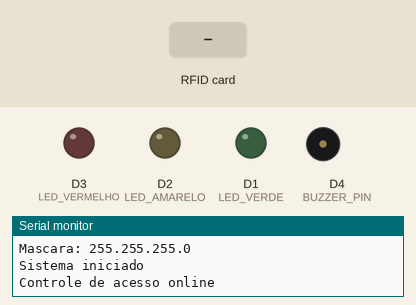
A sketch run on a simulated ESP8266 (NodeMCU). Shown: output pins drawn as LEDs (lit = HIGH), buzzer (waves = sounding, pin HIGH), the last lines printed to the serial monitor. The inputs (shaded band) are chosen by the test bench. WiFi joins after 1.5 s; servers stay silent unless stated; uploads are accepted with an empty reply.

Above: at 2.8 s.
2.9 s: RFID card 5E 7A 19 C4 held to the reader
At 3.7 s:
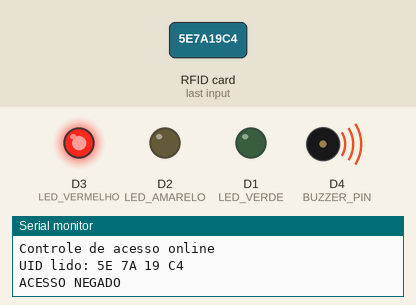
Timing chart, 0 to 5.9 s (numbered marks = the images above; inputs shaded):
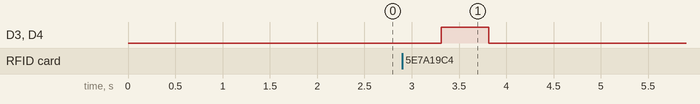

The sketch:

pirralho.ino
```cpp
#include <SPI.h>
#include <MFRC522.h>
#include <ESP8266WiFi.h>
#include <ESP8266HTTPClient.h>
#include <ArduinoJson.h>

const char* ssid = "roteador";
const char* password = "umabatata";

String servidor = "http://150.162.146.14:5000";

#define SS_PIN       D8
#define RST_PIN      D0
#define BUZZER_PIN   D4

// cuidado que o buzzer xia pra kct assim

#define LED_VERDE D1
#define LED_AMARELO D2
#define LED_VERMELHO D3

MFRC522 rfid(SS_PIN, RST_PIN);

// buzzer
  void BuzzerSucesso() {
    digitalWrite(LED_VERDE, HIGH);
    for (int i = 0; i < 2; i++) {
      digitalWrite(BUZZER_PIN, HIGH);
      delay(100);
      digitalWrite(BUZZER_PIN, LOW);
      delay(100);
    }
    digitalWrite(LED_VERDE, LOW);
  }

  void BuzzerNegado() {
    digitalWrite(LED_VERMELHO, HIGH);
    digitalWrite(BUZZER_PIN, HIGH);
    delay(500);
    digitalWrite(BUZZER_PIN, LOW);
    digitalWrite(LED_VERMELHO, LOW);
  }

  void BuzzerTrocaModo() {
    digitalWrite(D2, !digitalRead(D2));
    digitalWrite(BUZZER_PIN, HIGH);
    delay(200);
    digitalWrite(BUZZER_PIN, LOW);
  }


  void BuzzerCadastro() {
    digitalWrite(LED_VERDE, HIGH);
    for (int i = 0; i < 3; i++) {
      digitalWrite(BUZZER_PIN, HIGH);
      delay(80);
      digitalWrite(BUZZER_PIN, LOW);
      delay(80);
    }
    digitalWrite(LED_VERDE, LOW);
  }


// leitor

  bool isAuthorized(byte *uid) {
    WiFiClient client;
    HTTPClient http;
    String body;
    String uidTexto = "";
    JsonDocument jsonEnvio;
    JsonDocument jsonResposta;
    String resposta;

    for (int i = 0; i < 4; i++) {
      if (uid[i] < 16) {
        uidTexto += "0";
      }

      uidTexto += String(uid[i], HEX);
    }

    jsonEnvio["uid"] = uidTexto;
    serializeJson(jsonEnvio, body);

    http.begin(client, servidor + "/check");
    http.addHeader("Content-Type", "application/json");

    int codigo = http.POST(body);

    if (codigo <= 0) {
      http.end();
      return false;
    }

    resposta = http.getString();
    http.end();
    Serial.println(resposta);
    deserializeJson(jsonResposta, resposta);

    return jsonResposta["authorized"];
  }

  void registerCard(byte *uid) {
    WiFiClient client;
    HTTPClient http;
    String body;
    String uidTexto = "";
    String resposta;

    JsonDocument jsonEnvio;
    JsonDocument jsonResposta;

    for (int i = 0; i < 4; i++) {
      if (uid[i] < 16) {
        uidTexto += "0";
      }

      uidTexto += String(uid[i], HEX);
    }

    jsonEnvio["uid"] = uidTexto;
    serializeJson(jsonEnvio, body);

    http.begin(client, servidor + "/register");
    http.addHeader("Content-Type", "application/json");

    int codigo = http.POST(body);

    if (codigo <= 0) {
      http.end();
      Serial.println("Erro na requisição.");
      return;
    }

    resposta = http.getString();
    http.end();

    deserializeJson(jsonResposta, resposta);

    if (jsonResposta["status"] == "already_exists") {
      Serial.println("Cartão já cadastrado.");
      return;
    }

    if (jsonResposta["status"] == "ok") {
      Serial.println("Cartão cadastrado com sucesso.");
      BuzzerCadastro();
    }
  }

void printUID(byte *uid, byte size) {
    for (byte i = 0; i < size; i++) {
      Serial.print(uid[i] < 0x10 ? " 0" : " ");
      Serial.print(uid[i], HEX);
    }
    Serial.println();
}

bool getRegisterMode() {
  WiFiClient client;
  HTTPClient http;
  http.begin(client, servidor + "/cadastro/status");
  int codigo = http.GET();
  if (codigo <= 0) {
    http.end();
    return false;
  }
  String resposta = http.getString();
  http.end();

  JsonDocument jsonResposta;
  deserializeJson(jsonResposta, resposta);
  return jsonResposta["cadastro_ativo"] | false;
}

void setup() {
  Serial.begin(115200);

  // Dica de estabilidade para ESP8266
  WiFi.mode(WIFI_STA);
  WiFi.disconnect();
  delay(100);

  Serial.println();
  Serial.print("Conectando-se à rede: ");
  Serial.println(ssid);

  WiFi.begin(ssid, password);

  while (WiFi.status() != WL_CONNECTED) {
    delay(500);
    Serial.print(".");
  }

  Serial.println();
  Serial.print("IP do ESP: ");
  Serial.println(WiFi.localIP());

  Serial.print("Gateway: ");
  Serial.println(WiFi.gatewayIP());

  Serial.print("Mascara: ");
  Serial.println(WiFi.subnetMask());

  pinMode(LED_VERMELHO, OUTPUT);
  digitalWrite(LED_VERMELHO, LOW);

  pinMode(LED_AMARELO, OUTPUT);
  digitalWrite(LED_AMARELO, LOW);

  pinMode(LED_VERDE, OUTPUT);
  digitalWrite(LED_VERDE, LOW);

  SPI.begin();
  rfid.PCD_Init();

  pinMode(BUZZER_PIN, OUTPUT);
  digitalWrite(BUZZER_PIN, LOW);

  Serial.println("Sistema iniciado");
  Serial.println("Controle de acesso online");
}

void loop() {
  if (!rfid.PICC_IsNewCardPresent()) {
    return;
  }

  if (!rfid.PICC_ReadCardSerial()) {
    return;
  }

  Serial.print("UID lido:");
  printUID(rfid.uid.uidByte, rfid.uid.size);

  bool registerMode = getRegisterMode();

  if (registerMode) {
    registerCard(rfid.uid.uidByte);
  }

  else {
    String uidTexto = "";
    for (int i = 0; i < 4; i++) {
      if (rfid.uid.uidByte[i] < 16) {
        uidTexto += "0";
      }

      uidTexto += String(rfid.uid.uidByte[i], HEX);
    }

    if (isAuthorized(rfid.uid.uidByte)) {
      Serial.println("ACESSO LIBERADO");
      BuzzerSucesso();
    } else {
      Serial.println("ACESSO NEGADO");
      BuzzerNegado();
    }
  }

  rfid.PICC_HaltA();
  rfid.PCD_StopCrypto1();

  delay(500);
}
```

Measured:
- after the input at 2.9 s, D3 (LED_VERMELHO), D4 (BUZZER_PIN): LOW → HIGH after 0.41 s, → LOW 0.50 s later
